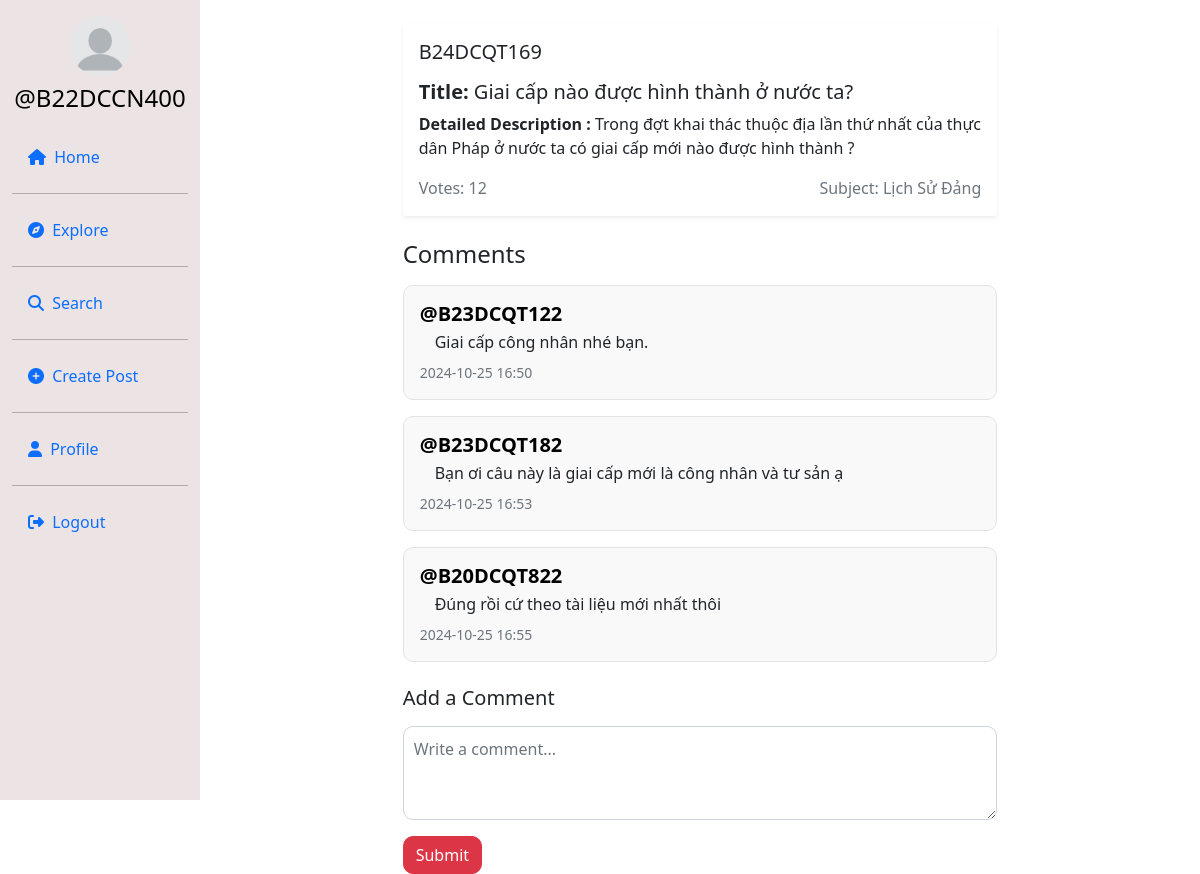
Screenshot of /postdetail/62e2eb55-600b-4ef4-834b-f87c58822690/ (signed in) with the database file from the repository.
### userauth/models.py (models this page shows, shortened)
class Profile(models.Model):
    user = models.ForeignKey(User, on_delete=models.CASCADE)
    id_user = models.IntegerField(primary_key=True, default=0)
    bio = models.TextField(blank=True, default='')
    profileimg = models.ImageField(upload_to='profile_images', default='blank-profile-picture.png')
    location = models.CharField(max_length=100, blank=True, default='')

class Post(models.Model):
    id = models.UUIDField(primary_key=True, default=uuid.uuid4)
    user = models.CharField(max_length=100)
    title = models.TextField(null=True, blank=True)
    file = models.FileField(upload_to='uploads/', null=True, blank=True)  # Sử dụng FileField cho tất cả loại file
    caption = models.TextField()
    subject = models.CharField(max_length=50, default="HDT")
    created_at = models.DateTimeField(default=datetime.now)
    no_of_likes = models.IntegerField(default=0)

class Comment(models.Model):
    post = models.ForeignKey(Post, related_name="comments", on_delete=models.CASCADE)
    user = models.CharField(max_length=100)
    content = models.TextField()
    created_at = models.DateTimeField(default=datetime.now)

### userauth/views.py (the view)
# urls.py: path('postdetail/<uuid:post_id>/', views.postdetail,name='postdetail'),
@login_required(login_url='/loginn')
@login_required(login_url='/loginn')
def postdetail(request, post_id):
    post = get_object_or_404(Post, id=post_id)
    profile = Profile.objects.get(user=request.user)
    comments = post.comments.all().order_by('-created_at')
    if request.method == 'POST':
        content = request.POST.get('content')
        if content:
            Comment.objects.create(post=post, user=request.user, content=content)
            return redirect('postdetail', post_id=post.id)  # Reload lại trang
    context = {
        'post': post,
        'profile': profile,
        'comments': comments,  # Truyền danh sách bình luận vào template
    }
    return render(request, 'postdetail.html', context)

### templates/postdetail.html (shortened to what this page needs)
{% load custom_filters %}
{% load static %}
<!DOCTYPE html>
<html lang="en">
<head>
    <link rel="stylesheet" href="https://maxcdn.bootstrapcdn.com/bootstrap/4.5.2/css/bootstrap.min.css">
    <link href="https://cdn.jsdelivr.net/npm/bootstrap@5.0.2/dist/css/bootstrap.min.css" rel="stylesheet"
>
    <link rel="stylesheet" href="{% static 'css/app.css' %}">
</head>
<body>
{% load static %}
<div class="container-fluid">
    <div class="row">
        <nav class="col-md-2 d-none d-md-block sidebar" style="position: fixed;">
            <div class="text-center mt-3">
                <img src="{{ profile.profileimg.url }}" alt="Profile Picture" class="profile-pic">
                <h4 class="mt-2"><a href="/profile/{{ user }}" style="text-decoration:none;">@{{ user }}</a></h4>
            </div>
            <ul class="nav flex-column mt-4">
                <li class="nav-item">
                    <a class="nav-link active" href="/">
                        <i class="fa-solid fa-house mr-1"></i> Home
                    </a>
                </li>
                <hr>
                <li class="nav-item">
                    <a class="nav-link" href="/explore">
                        <i class="fa-solid fa-compass mr-1"></i> Explore
                    </a>
                </li>
                <hr>
                <li class="nav-item">
                    <a class="nav-link" href="#" data-bs-toggle="modal" data-bs-target="#exampleModal3">
                        <i class="fa-solid fa-magnifying-glass mr-1"></i> Search
                    </a>
                </li>
                <hr>
                <li class="nav-item">
                    <a class="nav-link" href="#" data-bs-toggle="modal" data-bs-target="#exampleModal2"
                       data-bs-whatever="@getbootstrap">
                        <i class="fa-solid fa-circle-plus mr-1"></i> Create Post
                    </a>
                </li>
                <hr>
                <li class="nav-item">
                    <a class="nav-link" href="/profile/{{ user }}">
                        <i class="fa-solid fa-user mr-1"></i> Profile
                    </a>
                </li>
                <hr>
                <li class="nav-item">
                    <a class="nav-link" href="/logoutt">
                        <i class="fa-solid fa-right-from-bracket mr-1"></i> Logout
                    </a>
                </li>
            </ul>
        </nav>
        <main role="main" class="col-md-9 ml-sm-auto col-lg-10 px-md-4">
            <div class="container mt-4">
                <div class="row justify-content-center">
                    <div class="col-md-8">
                        <div class="card shadow-sm border-0">
                            <div class="card-body">
                                <h5 class="card-title">{{ post.user }}</h5>
                                <h5 class="mt-3"><strong>Title:</strong> {{ post.title }}</h5>
                                <p class="mt-2"><strong>Detailed Description :</strong> {{ post.caption }}</p>
                                <div class="d-flex justify-content-between align-items-center mt-3">
                                    <span class="text-muted">Votes: {{ post.no_of_likes }}</span>
                                    <span class="text-muted">Subject: {{ post.subject }}</span>
                                </div>
                            </div>
                        </div>
                        <div class="mt-4">
                            <h4 class="mb-3">Comments</h4>
                            <div id="comments-section">
                                {% if post.comments.exists %}
                                    {% for comment in post.comments.all %}
                                        <div class="comment p-3 mb-3"
                                             style="border: 1px solid #e3e3e3; border-radius: 10px; background-color: #f9f9f9;">
                                            <h5 class="mb-1">
                                                <a href="/profile/{{ comment.user }}"
                                                   style="text-decoration: none; font-weight: bold;">
                                                    @{{ comment.user}}
                                                </a>
                                            </h5>
                                            <p class="mb-2" style="margin-left: 15px;">{{ comment.content }}</p>
                                            <div class="d-flex justify-content-between">
                                                <small class="text-muted">{{ comment.created_at|date:"Y-m-d H:i" }}</small>
                                            </div>
                                        </div>
                                    {% empty %}
                                        <p>No comments yet.</p>
                                    {% endfor %}
                                {% endif %}
                            </div>
                            <h5 class="mt-4">Add a Comment</h5>
                            <form method="POST" class="mt-3">
                                <textarea name="content" rows="3" class="form-control mb-3"
                                          placeholder="Write a comment..."
                                          style="border-radius: 10px; padding: 10px;"></textarea>
                                <button type="submit" class="btn btn-danger" style="border-radius: 10px;">Submit
                                </button>
                            </form>
                        </div>
                    </div>
                </div>
            </div>
        </main>
    </div>
</div>
</body>
</html>

### templates/postdetail.html (style rules this page uses)
* { box-sizing: border-box; margin: 0; padding: 0; }
.sidebar { background: #ece4e4; height: 100vh; color: black; }
.profile-pic { width: 60px; height: 60px; border-radius: 50%; object-fit: cover; }
a { color: black; }

### rows the page displays
Profile: profileimg (placeholder picture)
Post: user "B24DCQT169", title "Giai cấp nào được hình thành ở nước ta?", caption "Trong đợt khai thác thuộc địa lần thứ nhất của thực dân Pháp ở nước ta có giai cấp mới nào được hình thành ?", no_of_likes "12", subject "Lịch Sử Đảng"
Comment: user "B23DCQT122", content "Giai cấp công nhân nhé bạn.", created_at "2024-10-25 16:50"
Comment: user "B23DCQT182", content "Bạn ơi câu này là giai cấp mới là công nhân và tư sản ạ", created_at "2024-10-25 16:53"
Comment: user "B20DCQT822", content "Đúng rồi cứ theo tài liệu mới nhất thôi", created_at "2024-10-25 16:55"

### other values shown
{{ user }} "B22DCCN400"
